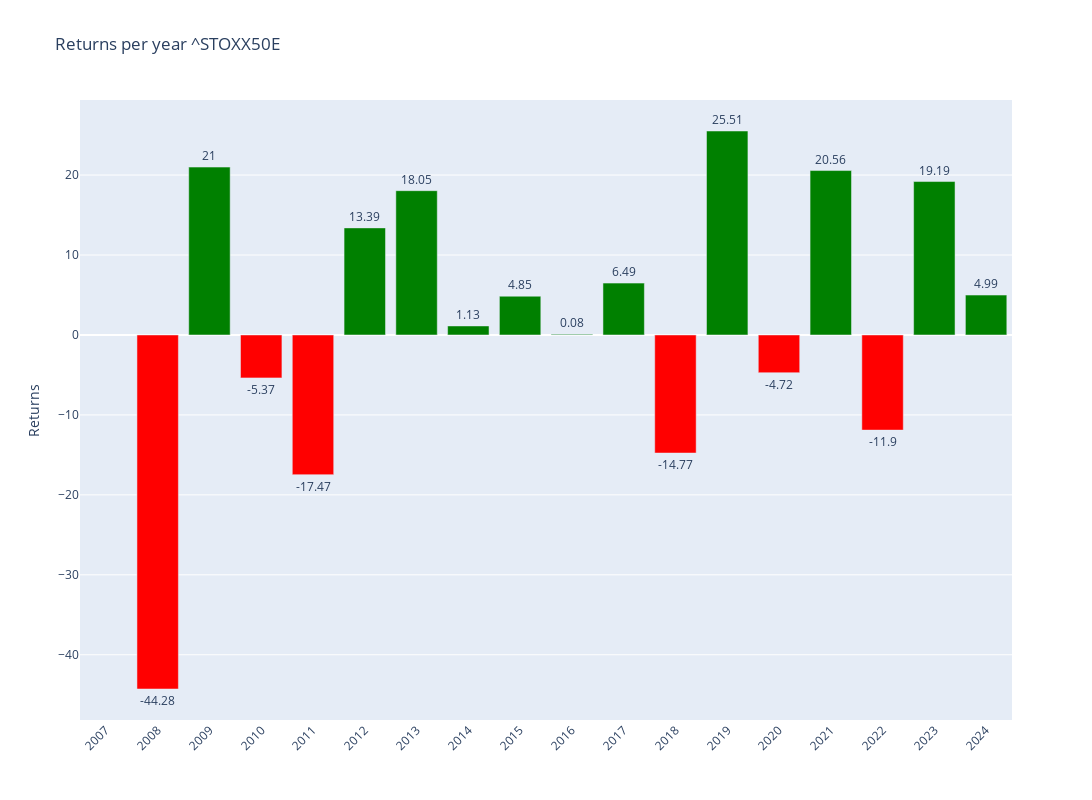

The code cell stored with this chart in its notebook:
### Code cell
# Plotly
fig = make_subplots()

# Add colors
colors = ['green' if x >= 0 else 'red' for x in annual_data['Return']]

# Graph (1,1)
fig.add_trace(go.Bar(y=annual_data['Return'],x=annual_data['Return'].index,text=round(annual_data['Return'],2),textposition='outside',marker_color=colors,hoverinfo='skip'),row=1,col=1)

# Update xaxis properties
fig.update_yaxes(title_text="Returns", row=1, col=1)

fig.update_layout(xaxis=dict(tickvals=annual_data.index,tickangle=-45),height=800, width=1300,title=f"Returns per year {ticker}")

fig.show()

### Figure 1 — Plotly figure (JSON) as saved in the notebook; plotly's stock layout.template omitted (floating-point values rounded to 4 significant figures)
{"data": [{"hoverinfo": "skip", "marker": {"color": ["red", "red", "green", "red", "red", "green", "green", "green", "green", "green", "green", "red", "green", "red", "green", "red", "green", "green"]}, "text": [null, -44.28, 21, -5.37, -17.47, 13.39, 18.05, 1.13, 4.85, 0.08, 6.49, -14.77, 25.51, -4.72, 20.56, -11.9, 19.19, 4.99], "textposition": "outside", "type": "bar", "x": [2007, 2008, 2009, 2010, 2011, 2012, 2013, 2014, 2015, 2016, 2017, 2018, 2019, 2020, 2021, 2022, 2023, 2024], "xaxis": "x", "y": [null, -44.28, 21.0, -5.367, -17.47, 13.39, 18.05, 1.129, 4.848, 0.07725, 6.487, -14.77, 25.51, -4.719, 20.56, -11.9, 19.19, 4.991], "yaxis": "y"}], "layout": {"height": 800, "title": {"text": "Returns per year ^STOXX50E"}, "width": 1300, "xaxis": {"anchor": "y", "domain": [0, 1], "tickangle": -45, "tickvals": [2007, 2008, 2009, 2010, 2011, 2012, 2013, 2014, 2015, 2016, 2017, 2018, 2019, 2020, 2021, 2022, 2023, 2024]}, "yaxis": {"anchor": "x", "domain": [0, 1], "title": {"text": "Returns"}}}}
